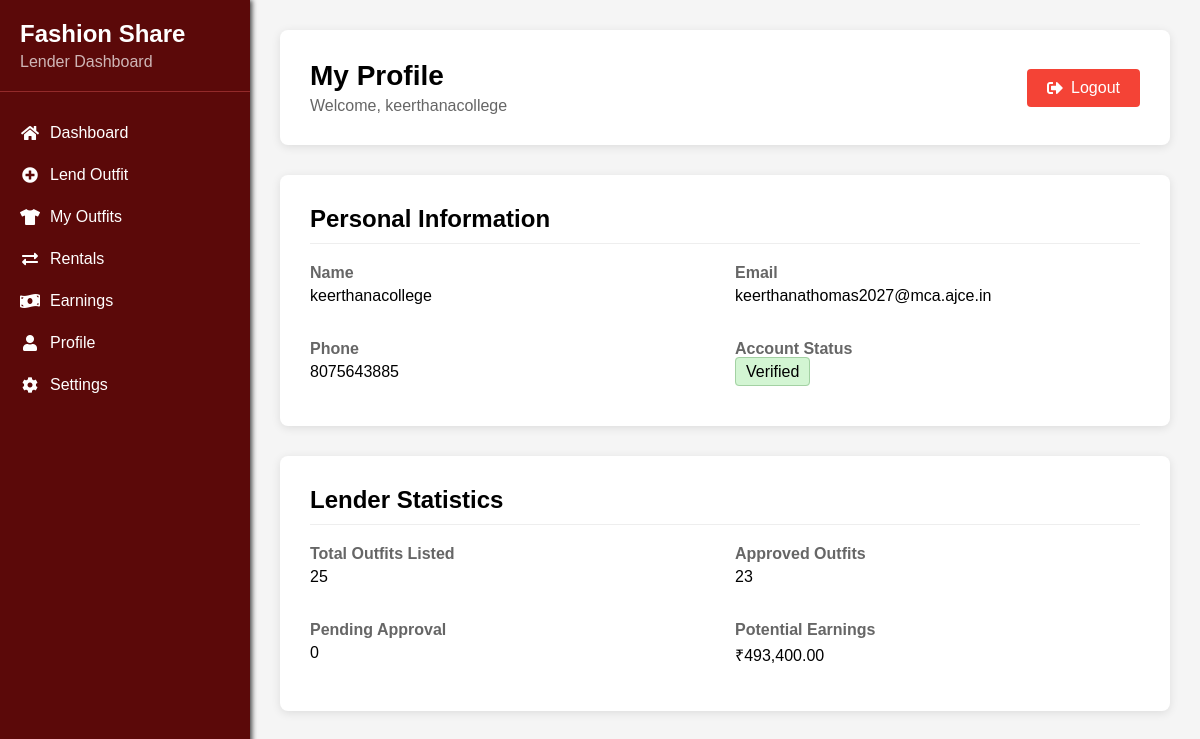
Screenshot of /lender_profile.php (signed in) with the database file from the repository.
### tables this page shows
CREATE TABLE `tbl_users` (
  `user_id` int(11) NOT NULL,
  `name` varchar(255) NOT NULL,
  `email` varchar(255) NOT NULL,
  `password` varchar(255) NOT NULL,
  `phone` varchar(20) NOT NULL,
  `verification_token` varchar(64) DEFAULT NULL,
  `is_verified` tinyint(1) DEFAULT 0,
  `role` enum('user','admin','lender') DEFAULT 'user',
  `google_id` varchar(255) DEFAULT NULL,
  `profile_picture` varchar(255) DEFAULT NULL
);

### lender_profile.php (the view, shortened to what this page needs)
<?php
require_once 'connect.php';
$lender_id = $_SESSION['id'];
$query = "SELECT name, email, phone, is_verified
          FROM tbl_users
          WHERE user_id = ?";
if ($stmt = $conn->prepare($query)) {
    $stmt->bind_param("i", $lender_id);
    $stmt->execute();
    $result = $stmt->get_result();
    $lender = $result->fetch_assoc();
} else {
    die("Error preparing query: " . $conn->error);
}
$stats_query = "SELECT
    COUNT(*) as total_outfits,
    SUM(CASE WHEN status = 'approved' THEN 1 ELSE 0 END) as approved_outfits,
    SUM(CASE WHEN status = 'pending' THEN 1 ELSE 0 END) as pending_outfits,
    SUM(CASE WHEN status = 'approved' THEN mrp * 0.2 ELSE 0 END) as potential_earnings
    FROM tbl_outfit
    WHERE email = ?";
if ($stats_stmt = $conn->prepare($stats_query)) {
    $stats_stmt->bind_param("s", $lender['email']);
    $stats_stmt->execute();
    $result = $stats_stmt->get_result();
    $stats = $result->fetch_assoc();
}
?>
<!DOCTYPE html>
<html lang="en">
<head>
    <link rel="stylesheet" href="https://cdnjs.cloudflare.com/ajax/libs/font-awesome/5.15.4/css/all.min.css">
</head>
<body>
    <div class="sidebar">
        <div class="sidebar-header">
            <h2>Fashion Share</h2>
            <p>Lender Dashboard</p>
        </div>
        <div class="sidebar-menu">
            <a href="lender_dashboard.php" class="menu-item" style="text-decoration: none; color: white;">
                <i class="fas fa-home"></i> Dashboard
            </a>
            <a href="lending.php" class="menu-item" style="text-decoration: none; color: white;">
                <i class="fas fa-plus-circle"></i> Lend Outfit
            </a>
            <a href="my_outfits.php" class="menu-item" style="text-decoration: none; color: white;">
                <i class="fas fa-tshirt"></i> My Outfits
            </a>
            <a href="current_rentals.php" class="menu-item" style="text-decoration: none; color: white;">
                <i class="fas fa-exchange-alt"></i> Rentals
            </a>
            <a href="earnings.php" class="menu-item" style="text-decoration: none; color: white;">
                <i class="fas fa-money-bill-wave"></i> Earnings
            </a>
            <a href="lender_profile.php" class="menu-item active" style="text-decoration: none; color: white;">
                <i class="fas fa-user"></i> Profile
            </a>
            <a href="settings.php" class="menu-item" style="text-decoration: none; color: white;">
                <i class="fas fa-cog"></i> Settings
            </a>
        </div>
    </div>
    <div class="main-content">
        <div class="profile-header">
            <div class="profile-title">
                <h1>My Profile</h1>
                <p>Welcome, <?php echo htmlspecialchars($lender['name']); ?></p>
            </div>
            <div class="profile-logout">
                <form method="POST">
                    <button type="submit" name="logout" class="logout-btn">
                        <i class="fas fa-sign-out-alt"></i> Logout
                    </button>
                </form>
            </div>
        </div>
        <div class="profile-section">
            <h2>Personal Information</h2>
            <div class="profile-info">
                <div class="info-item">
                    <label>Name</label>
                    <span><?php echo htmlspecialchars($lender['name']); ?></span>
                </div>
                <div class="info-item">
                    <label>Email</label>
                    <span><?php echo htmlspecialchars($lender['email']); ?></span>
                </div>
                <div class="info-item">
                    <label>Phone</label>
                    <span><?php echo htmlspecialchars($lender['phone']); ?></span>
                </div>
                <div class="info-item">
                    <label>Account Status</label>
                    <span class="status-badge <?php echo $lender['is_verified'] ? 'verified' : 'pending'; ?>">
                        <?php echo $lender['is_verified'] ? 'Verified' : 'Pending Verification'; ?>
                    </span>
                </div>
            </div>
        </div>
        <div class="profile-section">
            <h2>Lender Statistics</h2>
            <div class="profile-info">
                <div class="info-item">
                    <label>Total Outfits Listed</label>
                    <span><?php echo htmlspecialchars($stats['total_outfits']); ?></span>
                </div>
                <div class="info-item">
                    <label>Approved Outfits</label>
                    <span><?php echo htmlspecialchars($stats['approved_outfits']); ?></span>
                </div>
                <div class="info-item">
                    <label>Pending Approval</label>
                    <span><?php echo htmlspecialchars($stats['pending_outfits']); ?></span>
                </div>
                <div class="info-item">
                    <label>Potential Earnings</label>
                    <span>₹<?php echo number_format($stats['potential_earnings'], 2); ?></span>
                </div>
            </div>
        </div>
    </div>
</body>
</html>

### lender_profile.php (style rules this page uses)
body { margin: 0; padding: 0; font-family: 'Arial', sans-serif; display: flex; background-color: #f5f5f5; }
.sidebar { width: 250px; height: 100vh; background-color:rgb(91, 9, 9); color: white; padding: 20px 0; box-shadow: 2px 0 5px #444; position: fixed; }
.sidebar-header { padding: 0 20px 20px; border-bottom: 1px solid rgb(147, 42, 42); }
.sidebar-header h2 { margin: 0; font-size: 24px; }
.sidebar-header p { margin: 5px 0 0; opacity: 0.7; }
.sidebar-menu { padding: 20px 0; }
.menu-item { padding: 12px 20px; cursor: pointer; transition: background-color 0.3s; display: flex; align-items: center; }
.menu-item i { margin-right: 10px; width: 20px; text-align: center; }
.main-content { margin-left: 250px; padding: 30px; width: calc(100% - 250px); }
.profile-header { background-color: white; padding: 30px; border-radius: 8px; box-shadow: 0 2px 10px rgba(0, 0, 0, 0.1); margin-bottom: 30px; display: flex; justify-content: space-between; align-items: center; }
.profile-title h1 { margin: 0; font-size: 28px; }
.profile-title p { margin: 5px 0 0; color: #666; }
.profile-logout form { margin: 0; }
.logout-btn { background-color: #f44336; color: white; border: none; padding: 10px 20px; border-radius: 4px; cursor: pointer; font-size: 16px; transition: background-color 0.3s; display: flex; align-items: center; }
.logout-btn i { margin-right: 8px; }
.profile-section { background-color: white; padding: 30px; border-radius: 8px; box-shadow: 0 2px 10px rgba(0, 0, 0, 0.1); margin-bottom: 30px; }
.profile-section h2 { margin-top: 0; border-bottom: 1px solid #eee; padding-bottom: 10px; margin-bottom: 20px; }
.profile-info { display: grid; grid-template-columns: repeat(2, 1fr); gap: 20px; }
.info-item { margin-bottom: 15px; }
.info-item label { display: block; font-weight: bold; margin-bottom: 5px; color: #666; }
.info-item span { font-size: 16px; }
.status-badge { padding: 5px 10px; border-radius: 4px; font-size: 14px; }
.verified { background-color: #d3f5d3; border: 1px solid #a3d1a3; }

### rows the page displays
tbl_users: name "keerthanacollege", email "keerthanathomas2027@mca.ajce.in", phone "8075643885"

### other values shown
$stats['total_outfits'] "25"
$stats['approved_outfits'] "23"
$stats['pending_outfits'] "0"
$stats['potential_earnings'] "493,400.00"
